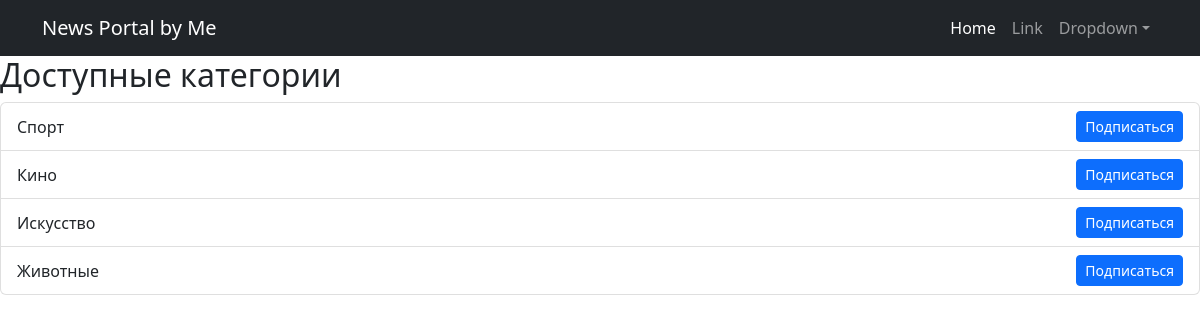
The page /news/categories/ (signed in) on the database as committed earlier.
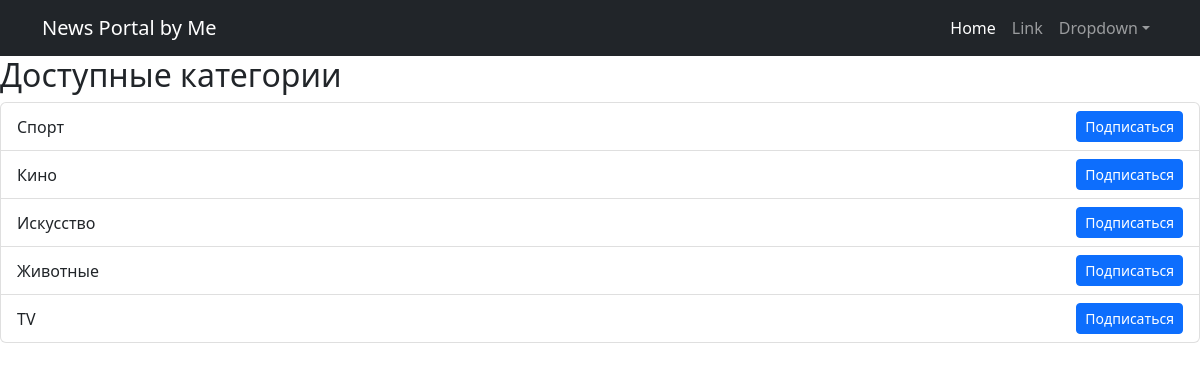
The same page on the database as committed later.
### news/models.py (models this page shows, shortened)
class Category(models.Model):
    category_theme = models.CharField(max_length = 30, unique = True)
    subscribers = models.ManyToManyField(User, through = 'CategoryAuthor', related_name='categories')

### news/views.py (the view)
# urls.py: path('categories/', CategoryList.as_view(), name='categories-list'),
class CategoryList(ListView):
    model = Category
    context_object_name = 'categories'
    template_name = 'caregories.html'
    pprint(context_object_name)

### templates/caregories.html
{% extends 'flatpages/default.html' %}
{% block content %}
<h2>Доступные категории</h2>
<div class="list-group">
    {% for cat in categories %}
        <div class="list-group-item d-flex justify-content-between align-items-center">
            {{ cat.category_theme }}
            {% if user.is_authenticated %}
                {% if user in cat.subscribers.all %}
                    <span class="badge bg-success">Вы подписаны</span>
                {% else %}
                    <a href="{% url 'subscribe' cat.id %}" class="btn btn-sm btn-primary">Подписаться</a>
                {% endif %}
            {% endif %}
        </div>
    {% endfor %}
</div>
{% endblock content %}

Rows that differ between the two databases and show on the page:
added Category: category_theme "TV", shows "Подписаться"
